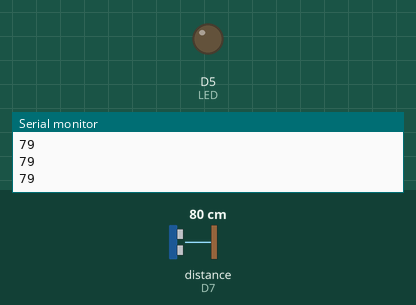
A sketch run on a simulated ESP8266 (NodeMCU). Parts: output pins drawn as LEDs (lit = HIGH), the last lines printed to the serial monitor. Wiring (inferred from the names in the program): ultrasonic range finder: trigger D6; echo D7. Inputs (shaded band) come from the test bench; at power-on: distance to the obstacle (sensor on D7) 80 cm. The echo pulse lasts 58.3 µs per cm; pins used as bus, display or sensor lines are not drawn.

Above: at 1.2 s.
1.3 s: distance to the obstacle (sensor on D7) set to 12 cm
2.8 s: distance to the obstacle (sensor on D7) set to 9 cm
At 3.6 s:
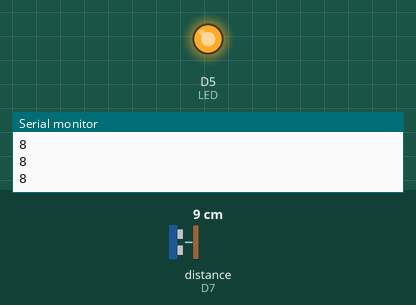
4.3 s: distance to the obstacle (sensor on D7) set to 18 cm
At 5.2 s:
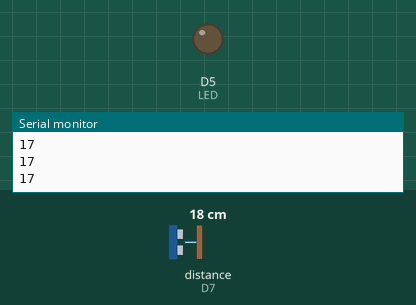
5.8 s: distance to the obstacle (sensor on D7) set to 2 cm
At 7.2 s:
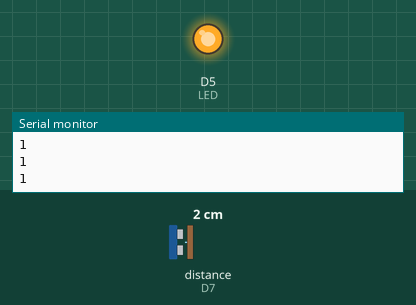
Timing chart, 0 to 8.3 s (numbered marks = the images above; inputs shaded):
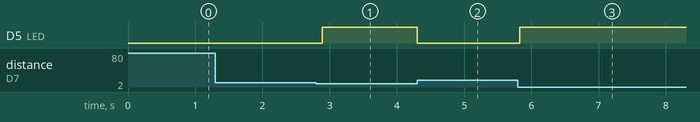

Measured:
- the behaviour switches between 11 and 10 cm on distance to the obstacle (sensor on D7) (found by bisection; images 0 and 1)
- after the input at 2.8 s, D5 (LED): LOW → HIGH after 0.09 s
- after the input at 4.3 s, D5 (LED): HIGH → LOW at once
- after the input at 5.8 s, D5 (LED): LOW → HIGH at once

The sketch:

ultrasonic_sensor.ino
```cpp
#include <ESP8266WiFi.h>

// Define pins
#define TRIG D6
#define ECHO D7
#define LED D5

void setup() {
    Serial.begin(115200); // Higher baud rate for ESP8266
    pinMode(TRIG, OUTPUT);
    pinMode(ECHO, INPUT);
    pinMode(LED, OUTPUT);
}

void loop() {
    // Send ultrasonic pulse
    digitalWrite(TRIG, LOW);
    delayMicroseconds(2);
    digitalWrite(TRIG, HIGH);
    delayMicroseconds(10);
    digitalWrite(TRIG, LOW);

    // Measure echo pulse duration
    long duration = pulseIn(ECHO, HIGH);

    // Convert duration to distance (in cm)
    int distance = duration * 0.034 / 2;

    // Send data via Serial
    Serial.println(distance);

    // LED control: Turn ON if object is too close (<10 cm)
    if (distance < 10) {
        digitalWrite(LED, HIGH);
    } else {
        digitalWrite(LED, LOW);
    }

    delay(100);
}
```
